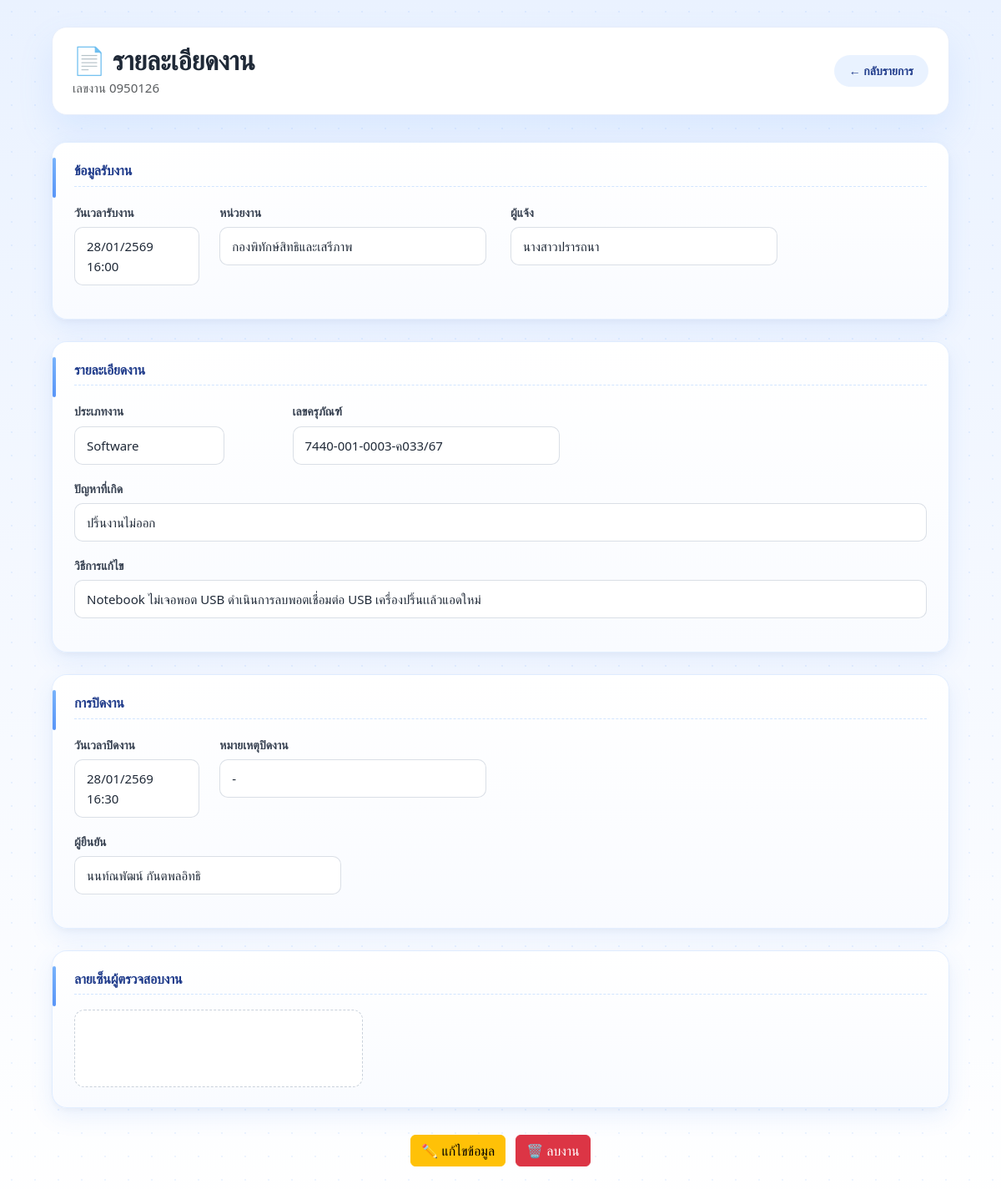
The app's page /view/112 with its own data.
### tables this page shows
CREATE TABLE reports (
            id INTEGER PRIMARY KEY AUTOINCREMENT,
            work_no TEXT UNIQUE,
            receive_datetime TEXT,
            department TEXT,
            reporter TEXT,
            job_type TEXT,
            asset_no TEXT,
            problem TEXT,
            solution TEXT,
            completed_datetime TEXT,
            close_note TEXT,
            confirm_name TEXT,
            signature TEXT,
            created_at TEXT
        );

CREATE TABLE departments (
    id INTEGER PRIMARY KEY AUTOINCREMENT,
    short_name TEXT NOT NULL,
    full_name TEXT NOT NULL,
    active INTEGER DEFAULT 1
);

### app.py (the view)
@app.route("/view/<int:report_id>")
def view_report(report_id):
    conn = sqlite3.connect(DB_NAME)
    cursor = conn.cursor()
    cursor.execute(
        """
        SELECT
            id,
            work_no,
            receive_datetime,
            department,
            reporter,
            job_type,
            asset_no,
            problem,
            solution,
            completed_datetime,
            close_note,
            confirm_name,
            signature
        FROM reports
        WHERE id=?
    """,
        (report_id,),
    )
    r = cursor.fetchone()
    conn.close()
    if not r:
        return "ไม่พบข้อมูลงาน", 404
    data = {
        "id": r[0],
        "work_no": r[1],
        "receive_datetime": format_date_th(r[2]),
        "department": get_department_full(r[3]),
        "reporter": r[4],
        "job_type": r[5],
        "asset_no": r[6],
        "problem": r[7],
        "solution": r[8],
        "completed_datetime": format_date_th(r[9]),
        "close_note": r[10],
        "confirm_name": r[11],
        "signature": os.path.basename(r[12]) if r[12] else None,
    }
    return render_template("view.html", data=data)

### app.py (called while the page is built)
def get_db():
    conn = sqlite3.connect("report.db")
    conn.row_factory = sqlite3.Row
    return conn

def get_department_full(code):
    conn = get_db()
    cur = conn.cursor()
    cur.execute(
        "SELECT full_name FROM departments WHERE short_name = ?",
        (code,)
    )
    row = cur.fetchone()
    conn.close()
    return row[0] if row else code

def format_date_th(date_str):
    if not date_str:
        return ""
    try:
        dt = datetime.strptime(date_str, "%Y-%m-%d %H:%M")
        year_be = dt.year + 543
        return f"{dt.day:02d}/{dt.month:02d}/{year_be} {dt.strftime('%H:%M')}"
    except:
        return ""

### templates/view.html (shortened to what this page needs)
<!DOCTYPE html>
<html lang="th">
<head>
    <link href="https://cdn.jsdelivr.net/npm/bootstrap@5.3.2/dist/css/bootstrap.min.css" rel="stylesheet">
    <link rel="stylesheet" href="/static/theme.css">
</head>
<body>
<div class="container">
    <div class="report-header">
        <div>
            <h2>📄 รายละเอียดงาน</h2>
            <div class="text-muted">
                เลขงาน {{ data.work_no }}
            </div>
        </div>
        <a href="/list" class="btn-back">
            ← กลับรายการ
        </a>
    </div>
    <div class="section-box">
        <h5>ข้อมูลรับงาน</h5>
        <div class="row">
            <div class="col-md-2 mb-3">
                <label>วันเวลารับงาน</label>
                <div class="value input-sm">
                    {{ data.receive_datetime }}
                </div>
            </div>
            <div class="col-md-4 mb-3">
                <label>หน่วยงาน</label>
                <div class="value input-md">
                    {{ data.department }}
                </div>
            </div>
            <div class="col-md-4 mb-3">
                <label>ผู้แจ้ง</label>
                <div class="value input-md">
                    {{ data.reporter }}
                </div>
            </div>
        </div>
    </div>
    <div class="section-box">
        <h5>รายละเอียดงาน</h5>
        <div class="row">
            <div class="col-md-3 mb-3">
                <label>ประเภทงาน</label>
                <div class="value input-sm">
                    {{ data.job_type }}
                </div>
            </div>
            <div class="col-md-5 mb-3">
                <label>เลขครุภัณฑ์</label>
                <div class="value input-md">
                    {{ data.asset_no if data.asset_no else "-" }}
                </div>
            </div>
        </div>
        <div class="mb-3">
            <label>ปัญหาที่เกิด</label>
            <div class="value input-lg">
                {{ data.problem }}
            </div>
        </div>
        <div class="mb-3">
            <label>วิธีการแก้ไข</label>
            <div class="value input-lg">
                {{ data.solution }}
            </div>
        </div>
    </div>
    <div class="section-box">
        <h5>การปิดงาน</h5>
        <div class="row">
            <div class="col-md-2 mb-3">
                <label>วันเวลาปิดงาน</label>
                <div class="value input-sm">
                    {{ data.completed_datetime if data.completed_datetime else "-" }}
                </div>
            </div>
            <div class="col-md-6 mb-3">
                <label>หมายเหตุปิดงาน</label>
                <div class="value input-md">
                    {{ data.close_note if data.close_note else "-" }}
                </div>
            </div>
        </div>
        <div class="mb-3">
            <label>ผู้ยืนยัน</label>
            <div class="value input-md">
                {{ data.confirm_name if data.confirm_name else "-" }}
            </div>
        </div>
    </div>
    <div class="section-box">
        <h5>ลายเซ็นผู้ตรวจสอบงาน</h5>
        {% if data.signature %}
            <div class="signature-box">
                <img src="/static/signatures/{{ data.signature }}?v={{ data.id }}"
                     alt="ลายเซ็น"
                     style="max-width:320px;">
            </div>
        {% else %}
            <div class="value value-muted input-md">
                ไม่มีลายเซ็น
            </div>
        {% endif %}
    </div>
    <div class="submit-wrapper">
        <a href="/edit/{{ data.id }}" class="btn btn-warning me-2">
            ✏️ แก้ไขข้อมูล
        </a>
        <form action="/delete/{{ data.id }}"
              method="post"
              style="display:inline;"
              onsubmit="return confirm('⚠️ ต้องการลบงานนี้ถาวร ใช่หรือไม่?');">
            <button type="submit" class="btn btn-danger">
                🗑️ ลบงาน
            </button>
        </form>
    </div>
</div>
</body>
</html>

### static/theme.css (style rules this page uses)
:root { --primary: #6CA8FF; --bg: #F5F9FF; --card: #FFFFFF; --border: #E6EDFA; --text-main: #1F2937; --text-muted: #94A3B8; }
body { background-color: var(--bg); color: var(--text-main); font-family: "Segoe UI", Tahoma, sans-serif; }
.section-box { background: linear-gradient( 180deg, #ffffff 0%, #f9fbff 100% ) !important; border-radius: 18px !important; border: 1px solid rgba(108,168,255,0.18) !important; box-shadow: 0 10px 28px rgba(59,130,246,0.10), 0 3px 8px rgba(0,0,0,0.04) !important; padding: 24px 26px !important; }
.btn-back { display: inline-flex; align-items: center; gap: 6px; padding: 8px 18px; border-radius: 999px; background: rgba(108,168,255,0.15); color: #1e3a8a; font-weight: 600; font-size: 14px; text-decoration: none; transition: background 0.25s ease, transform 0.25s ease, box-shadow 0.25s ease; }
.report-header { display: flex; justify-content: space-between; align-items: center; background: #ffffff; padding: 20px 24px; border-radius: 18px; border: 1px solid var(--border); box-shadow: 0 20px 40px rgba(108,168,255,0.15); margin-bottom: 32px; }
.input-sm { max-width: 180px; }
.input-md { max-width: 320px; }
.input-lg { max-width: 100%; }
.value { background: #ffffff; border: 1px solid rgba(148,163,184,0.35); border-radius: 10px; padding: 10px 14px; min-height: 42px; display: flex; align-items: center; }
body { background: linear-gradient( 180deg, #eaf2ff 0%, #f4f8ff 45%, #ffffff 100% ); min-height: 100vh; font-size: 15px; line-height: 1.6; color: #1f2937; }
body::before { content: ""; position: fixed; inset: 0; background-image: radial-gradient(rgba(108,168,255,0.12) 1px, transparent 1px); background-size: 28px 28px; pointer-events: none; z-index: -1; }
.container { max-width: 1100px; padding-top: 32px; padding-bottom: 48px; }
.report-header h2 { font-weight: 700; letter-spacing: -0.3px; margin-bottom: 2px; }
.section-box { background: #ffffff; border-radius: 16px; padding: 24px 24px 24px 28px; margin-bottom: 26px; border: 1px solid var(--border); position: relative; box-shadow: 0 14px 30px rgba(108,168,255,0.12); transition: all .2s ease; }
.section-box::before { content: ""; position: absolute; left: 0; top: 16px; bottom: 16px; width: 4px; background: var(--primary); border-radius: 4px; }
.section-box h5 { color: var(--primary); font-size: 16px; letter-spacing: -0.2px; padding-bottom: 8px; margin-bottom: 16px; border-bottom: 1px dashed rgba(108,168,255,0.3); }
.section-box::before { content: ""; position: absolute; top: 18px; left: 0; width: 4px; height: 48px; border-radius: 4px; background: linear-gradient( 180deg, #60a5fa, #3b82f6 ); opacity: 0.85; }
.section-box h5 { font-weight: 600; margin-bottom: 18px; display: flex; align-items: center; gap: 8px; color: #1e3a8a; }
label { font-weight: 600; font-size: 14px; color: #374151; margin-bottom: 6px; }
.btn { transition: all .2s ease; }
.submit-wrapper { text-align: center; margin: 32px 0; }
.section-box { background: #ffffff; border-radius: 16px; padding: 24px; transition: transform 0.35s cubic-bezier(0.22, 1, 0.36, 1), box-shadow 0.35s ease, border-color 0.35s ease; border: 1px solid rgba(0,0,0,0.04); position: relative; }
.section-box { overflow: visible !important; }
.report-header, .section-box { position: relative; z-index: 1; }
.section-box, .card, .table-box { background: linear-gradient( 180deg, #ffffff 0%, #f9fbff 100% ); border-radius: 18px; border: 1px solid rgba(108, 168, 255, 0.18); box-shadow: 0 18px 40px rgba(59, 130, 246, 0.12); }
body { font-family: "Prompt", "Segoe UI", Tahoma, sans-serif; }

### templates/view.html (style rules this page uses)
.input-sm { max-width: 180px; }
.input-md { max-width: 320px; }
.input-lg { max-width: 100%; }
.value { background: #ffffff; border: 1px solid rgba(148,163,184,0.35); border-radius: 10px; padding: 10px 14px; min-height: 42px; display: flex; align-items: center; }
.signature-box { background: #ffffff; border: 1px dashed rgba(148,163,184,0.5); border-radius: 12px; padding: 12px; display: inline-block; }

### records on screen
reports: work_no "0950126", reporter "นางสาวปรารถนา", job_type "Software", asset_no "7440-001-0003-ค033/67", problem "ปริ้นงานไม่ออก", solution "Notebook ไม่เจอพอต USB ดำเนินการลบพอตเชื่อมต่อ USB เครื่องปริ้นเเล้วแอดใหม่", confirm_name "นนท์ณพัฒน์ กันตพลอิทธิ", signature (picture)
departments: department "กองพิทักษ์สิทธิและเสรีภาพ"

### other values on screen
{{ data.receive_datetime }} "28/01/2569 16:00"
{{ data.completed_datetime if data.completed_datetime else "-" }} "28/01/2569 16:30"
{{ data.close_note if data.close_note else "-" }} "-"
